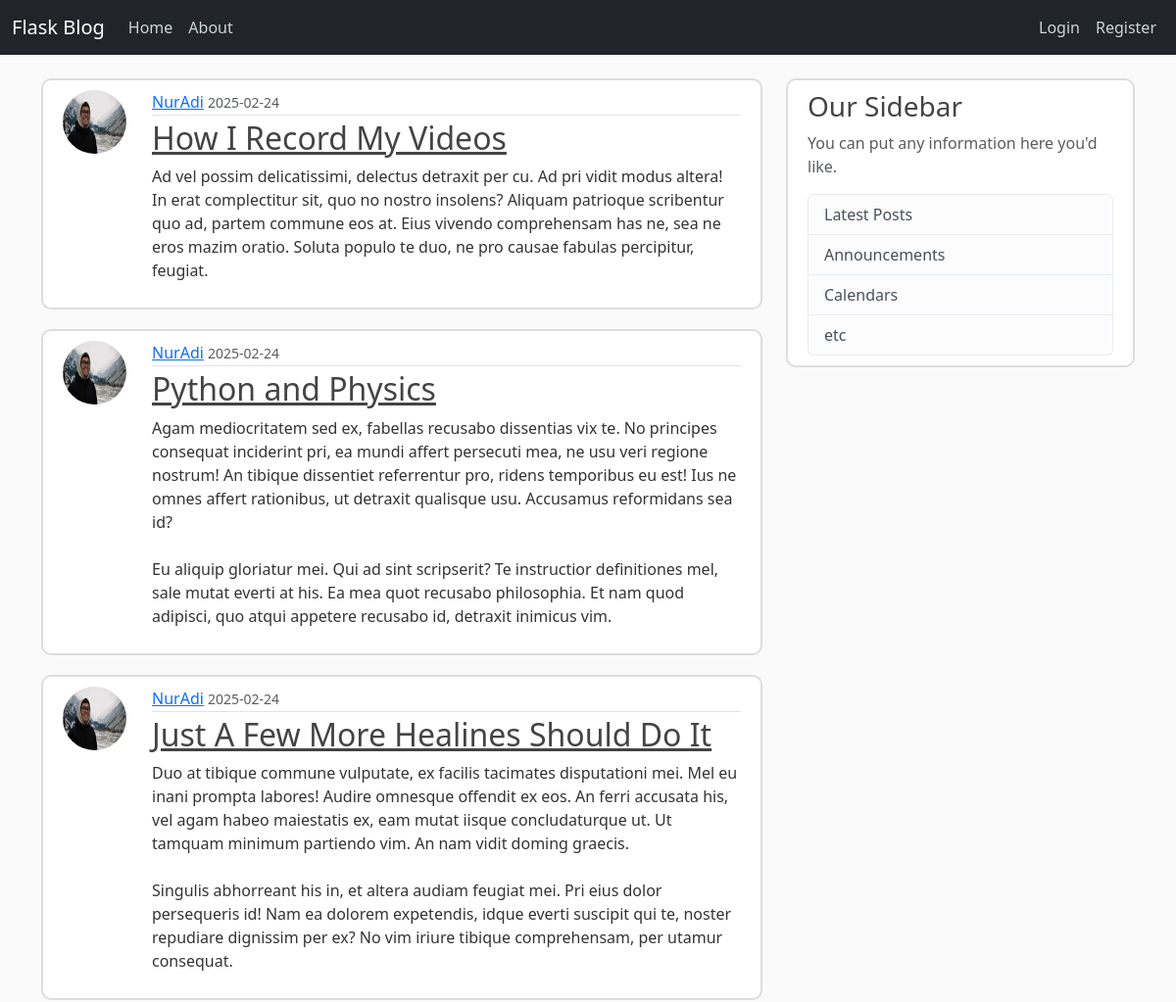
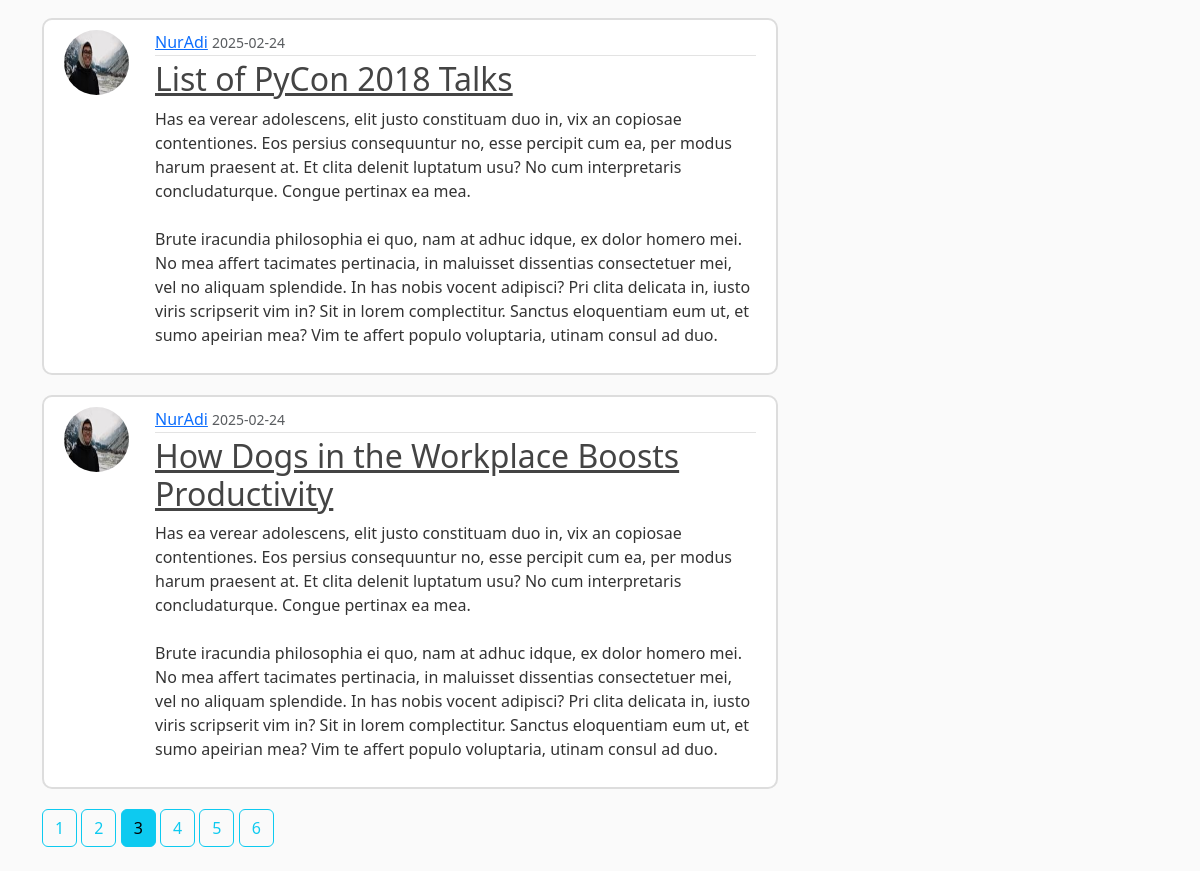
Screenshot of /home?page=3 with the database file from the repository (2 pictures, top to bottom).
### flaskblog/models.py (models this page shows, shortened)
class Post(db.Model):
    id = db.Column(db.Integer, primary_key=True)
    title = db.Column(db.String(20), nullable=False)
    date_posted = db.Column(db.DateTime, nullable=False, default=datetime.now)
    content = db.Column(db.Text, nullable=False)
    user_id = db.Column(db.Integer, db.ForeignKey('user.id'), nullable=False)

class User(db.Model, UserMixin):
    id = db.Column(db.Integer, primary_key=True)
    username = db.Column(db.String(20), unique=True, nullable=False)
    email = db.Column(db.String(120), unique=True, nullable=False)
    image_file = db.Column(db.String(20), nullable=False, default='default.jpg')
    password = db.Column(db.String(60), nullable=False)
    posts = db.relationship('Post', backref='author', lazy=True)

### flaskblog/main/routes.py (the view)
@main.route('/')
@main.route('/home')
def home():
    page = request.args.get('page', 1, type=int)
    posts = Post.query.order_by(Post.date_posted.desc()).paginate(page=page, per_page=5)
    return render_template('home.html', posts=posts)

### flaskblog/templates/home.html
{% extends 'layout.html' %}
{% block content %}
    {% for post in posts %}
        <article class="media content-section">
            <img class="rounded-circle article-img" src="{{ url_for('static', filename='profile_pics/' + post.author.image_file) }}">
          <div class="media-body">
            <div class="article-metadata">
              <a class="mr-2" href="{{ url_for('users.user_posts', username=post.author.username) }}">{{ post.author.username }}</a>
              <small class="text-muted">{{ post.date_posted.strftime('%Y-%m-%d') }}</small>
            </div>
            <h2><a class="article-title" href="{{ url_for('posts.post', post_id=post.id )}}">{{ post.title }}</a></h2>
            <p class="article-content">{{ post.content }}</p>
          </div>
        </article>
    {% endfor %}
    {% for page_num in posts.iter_pages(left_edge=1, right_edge=1, left_current=1, right_current=2) %}
        {% if page_num %}
            {% if page_num == posts.page %}
                <a class="btn btn-info mb-4" href="{{ url_for('main.home', page=page_num) }}">{{ page_num }}</a>
            {% else %}
                <a class="btn btn-outline-info mb-4" href="{{ url_for('main.home', page=page_num) }}">{{ page_num }}</a>
            {% endif %}
        {% else %}
            ...
        {% endif %}
    {% endfor %}
{% endblock content %}

### flaskblog/static/main.css (style rules this page uses)
body { background: #fafafa; color: #333333; margin-top: 5rem; }
h1, h2, h3, h4, h5, h6 { color: #444444; }
.content-section { background: #ffffff; padding: 10px 20px; border: 2px solid #dddddd; border-radius: 10px; margin-bottom: 20px; }
.article-title { color: #444444; }
.article-content { white-space: pre-line; }
.article-img { height: 65px; width: 65px; margin-right: 16px; }
.article-metadata { padding-bottom: 1px; margin-bottom: 4px; border-bottom: 1px solid #e3e3e3 }
.media { display: flex; align-items: left; }
.media-body { margin-left: 10px; }

### rows the page displays
Post: image_file (picture), author.username "NurAdi", date_posted "2025-02-24", title "How I Record My Videos", content "Ad vel possim delicatissimi, delectus detraxit per cu. Ad pri vidit modus altera! In erat complectitur sit, quo no nostro insolens? Aliquam patrioque scribentur quo ad, partem commune eos at. Eius vivendo comprehensam has ne, sea ne eros mazim oratio. Soluta populo te duo, ne pro causae fabulas percipitur, feugiat."
Post: image_file (picture), author.username "NurAdi", date_posted "2025-02-24", title "Python and Physics", content "Agam mediocritatem sed ex, fabellas recusabo dissentias vix te. No principes consequat inciderint pri, ea mundi affert persecuti mea, ne usu veri regione nostrum! An tibique dissentiet referrentur pro, ridens temporibus eu est! Ius ne omnes affert rationibus, ut detraxit qualisque usu. Accusamus reformidans sea id? Eu aliquip gloriatur mei. Qui ad sint scripserit? Te instructior definitiones mel, sale mutat everti at his. Ea mea quot recusabo philosophia. Et nam quod adipisci, quo atqui appetere recusabo id, detraxit inimicus vim."
Post: image_file (picture), author.username "NurAdi", date_posted "2025-02-24", title "Just A Few More Healines Should Do It", content "Duo at tibique commune vulputate, ex facilis tacimates disputationi mei. Mel eu inani prompta labores! Audire omnesque offendit ex eos. An ferri accusata his, vel agam habeo maiestatis ex, eam mutat iisque concludaturque ut. Ut tamquam minimum partiendo vim. An nam vidit doming graecis. Singulis abhorreant his in, et altera audiam feugiat mei. Pri eius dolor persequeris id! Nam ea dolorem expetendis, idque everti suscipit qui te, noster repudiare dignissim per ex? No vim iriure tibique comprehensam, per utamur consequat."
Post: image_file (picture), author.username "NurAdi", date_posted "2025-02-24", title "List of PyCon 2018 Talks", content "Has ea verear adolescens, elit justo constituam duo in, vix an copiosae contentiones. Eos persius consequuntur no, esse percipit cum ea, per modus harum praesent at. Et clita delenit luptatum usu? No cum interpretaris concludaturque. Congue pertinax ea mea. Brute iracundia philosophia ei quo, nam at adhuc idque, ex dolor homero mei. No mea affert tacimates pertinacia, in maluisset dissentias consectetuer mei, vel no aliquam splendide. In has nobis vocent adipisci? Pri clita delicata in, iusto viris scripserit vim in? Sit in lorem complectitur. Sanctus eloquentiam eum ut, et sumo apeirian mea? Vim te affert populo voluptaria, utinam consul ad duo."
Post: image_file (picture), author.username "NurAdi", date_posted "2025-02-24", title "How Dogs in the Workplace Boosts Productivity", content "Has ea verear adolescens, elit justo constituam duo in, vix an copiosae contentiones. Eos persius consequuntur no, esse percipit cum ea, per modus harum praesent at. Et clita delenit luptatum usu? No cum interpretaris concludaturque. Congue pertinax ea mea. Brute iracundia philosophia ei quo, nam at adhuc idque, ex dolor homero mei. No mea affert tacimates pertinacia, in maluisset dissentias consectetuer mei, vel no aliquam splendide. In has nobis vocent adipisci? Pri clita delicata in, iusto viris scripserit vim in? Sit in lorem complectitur. Sanctus eloquentiam eum ut, et sumo apeirian mea? Vim te affert populo voluptaria, utinam consul ad duo."

### other values shown
{{ page_num }} "1" "2" "4" "5" "6"
{{ page_num }} "3"
